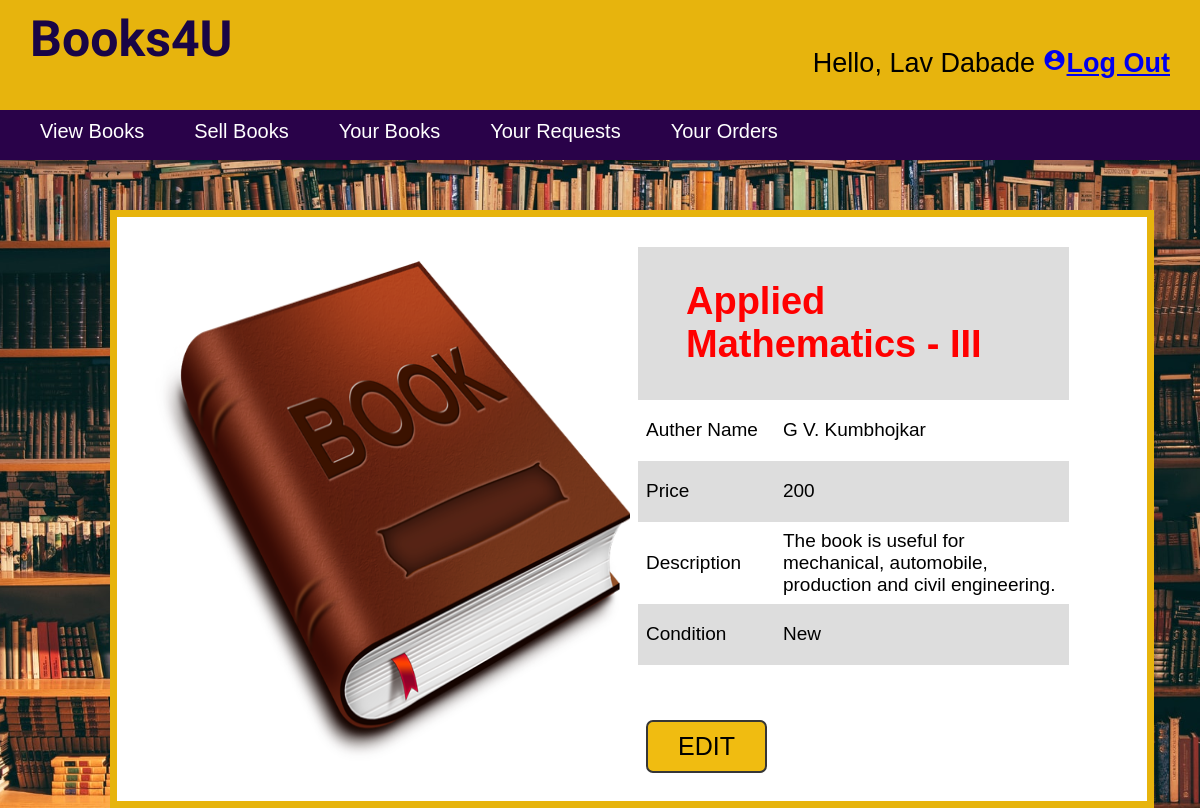
The app's page /bookdetails.php?ID=4 (signed in) with its own data.
### tables this page shows
CREATE TABLE `user` (
  `RollNo` varchar(10) NOT NULL,
  `FN` varchar(20) NOT NULL,
  `LN` varchar(20) NOT NULL,
  `Email` varchar(40) NOT NULL,
  `ContactNo` varchar(10) NOT NULL,
  `Password` varchar(15) NOT NULL
);

CREATE TABLE `addbook` (
  `BookId` int(11) NOT NULL,
  `BookName` varchar(30) NOT NULL,
  `AuthName` varchar(20) NOT NULL,
  `Price` int(11) NOT NULL,
  `Description` varchar(255) NOT NULL,
  `BookCondition` varchar(15) NOT NULL,
  `Image` text NOT NULL,
  `RollNo` varchar(10) NOT NULL,
  `BuyStatus` varchar(6) NOT NULL,
  `Buyer` varchar(10) NOT NULL
);

### bookdetails.php (the view, shortened to what this page needs)
<?php
include("includes/connect.php");
if($_SESSION['username'] == true){
  $rollno = $_SESSION['username'];
?>
    <!DOCTYPE html>
    <html lang="en">
    <head>
    </head>
    <body>
        <header>
            <div class="info">
                <div class="books">
                <b>Books4U</b>
            </div>
            <div class="carlog">
                <?php
                    $queryN = "SELECT FN, LN FROM user WHERE RollNo = '$rollno'";
                    $queryN_run = mysqli_query($conn, $queryN);
                    $rowN = mysqli_fetch_assoc($queryN_run);
                    echo "Hello, " . $rowN["FN"]. " " . $rowN["LN"]. " ";
                ?>
                <b><a href="logout.php" class="px-1"><i class="material-icons" >account_circle</i><span>Log Out</span></a></b>
            </div>
        </header>
        <div class="s-content">
            <ul>
                <li><a class="active" href="viewbooks.php">View Books</a></li>
                <li><a href="sellbook.php">Sell Books</a></li>
                <li><a href="yourbooks.php">Your Books</a></li>
                <li><a href="yourrequests.php">Your Requests</a></li>
                <li><a href="yourorders.php">Your Orders</a></li>
            </ul>
        </div>
            <?php
                $id = $_GET['ID'];
                $query = "SELECT * FROM addbook WHERE BookId = '$id'";
                $query_run = mysqli_query($conn, $query);
                foreach($query_run as $row){
            ?>
             <div class=" bookdetails">
                <table>
                    <tr>
                        <td rowspan = "8"><div class="booking"><?php echo '<img src = "uploads/'.$row['Image'].'" alt="book" height="500px" width="475px">'?></div></td>
                    </tr>
                    <tr>
                        <td colspan="2"><h1 style="color:red; margin-left: 40px;"><?php echo $row['BookName'] ?></h1></td>
                    </tr>
                    <tr>
                        <td>Auther Name</td>
                        <td><?php echo $row['AuthName'] ?></td>
                    </tr>
                    <tr>
                        <td>Price</td>
                        <td><?php echo $row['Price'] ?>
                    <tr>
                        <td>Description</td>
                        <td><?php echo $row['Description'] ?></td>
                    </tr>
                    <tr>
                        <td>Condition</td>
                        <td><?php echo $row['BookCondition'] ?></td>
                    </tr>
                    <tr>
                        <td>
                            <?php
                                if($row['RollNo'] == $rollno)
                                {
                            ?>
                                    <a href="edit.php?ID=<?php echo $id?>" class= "button button1">EDIT</a>
                            <?php
                                }
                                else
                                {
                            ?>
                                    <a href="request.php?ID=<?php echo $row['BookId']?>" class= "button button1">Send Request</a>
                            <?php
                                }
                            ?>
                        </td>
                    </tr>
                </table>
            </div>
            <?php
                }
            ?>
    </body>
<?php
}
else{
    header('location: login.php');
}

### bookdetails.php (style rules this page uses)
body { margin: 0; padding: 0; background: url(images/home.jpg); background-size: cover; background-position: center; box-sizing: border-box; }
header { background-color: rgb(231, 180, 13); padding: 10px; height:90px; }
.s-content ul { list-style-type: none; margin: 0; padding: 0; overflow: hidden; background-color: rgb(41, 2, 73); height: 50px; }
.s-content ul li { float: left; }
.s-content ul li a { display: block; color: white; text-align: center; padding: 10px; text-decoration: none; margin-left:30px; font-size:20px; font-family: 'Gill Sans', 'Gill Sans MT', Calibri, 'Trebuchet MS', sans-serif; }
.books { float:left; font-size:50px; color:rgb(25, 5, 70); font-family: 'Michroma', sans-serif; margin-left:20px; }
.carlog { float:right; margin-top:38px; color:black; font-size:27px; font-family: 'Gill Sans', 'Gill Sans MT', Calibri, 'Trebuchet MS', sans-serif; margin-right:20px; }
.bookdetails { width: 87%; height: auto; background: white; color: black; box-sizing: border-box; padding: 30px 30px 20px 30px; margin: 50px 110px 0px 110px; font-family: Sans-serif; border: solid 7px rgb(231, 180, 13); }
.button { border: none; color: white; padding: 10px 30px; text-align: center; text-decoration: none; display: inline-block; font-size: 25px; margin-top: 47px; transition-duration: 0.4s; cursor: pointer; border-radius: 7px; }
.button1 { background-color: rgb(240, 188, 17); color: black; border: 2px solid #363636; }
table { font-family: sans-serif; border-collapse: collapse; width: 95%; font-size: 19px; }
td, th { height:45px; text-align: left; padding: 8px; }
tr:nth-child(even) { background-color: #dddddd; }

### records on screen
user: FN "Lav", LN "Dabade"
addbook: Image (picture), BookName "Applied Mathematics - III", AuthName "G V. Kumbhojkar", Price "200", Description "The book is useful for mechanical, automobile, production and civil engineering.", BookCondition "New"
